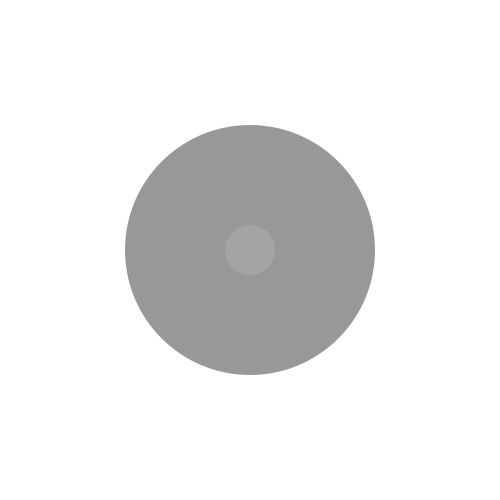
Frame 1 (no input)
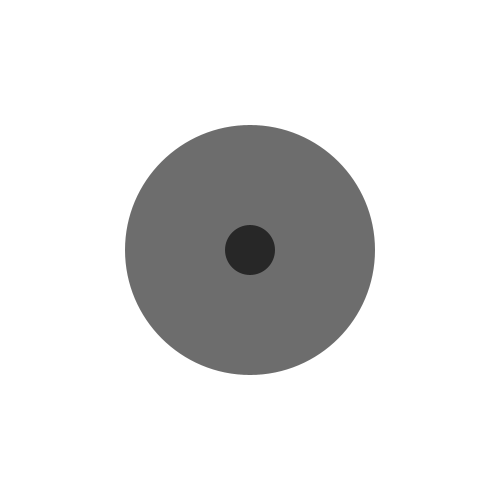
Frame 60 (the mouse pressed at the canvas centre just before this capture)
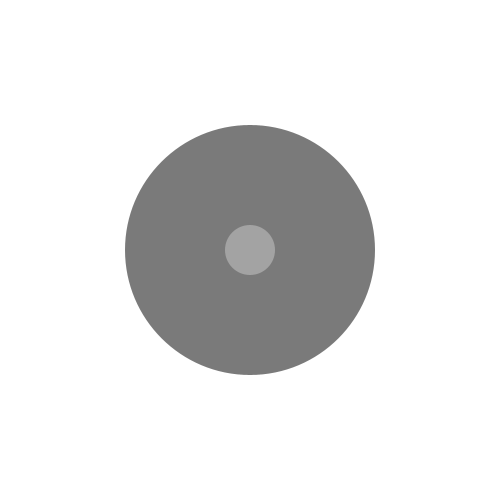
Frame 120 (the mouse held since frame 60 and released just before this capture)

The Processing sketch that drew these frames (run headless with seeded random() and noise(); from frame 60 on, the mouse is pressed at the canvas centre):

// Processing sketch: sketch_05
// ── sketch_05.pde
// Code + Math - Spring 2014
// Example 5 - Noise vs. Random (Color

void setup() {
  size( 500, 500 );
  noStroke();
}

void draw() {
  background(255);


  /*
  Noise is a sort of controlled random value. Instead of being totally
  random, it bases the current random value on the previous.
  This gives us smooth transitions between values, but in a random way.
  Noise is similar to sin and cos in that it will return a different
  value based on the number you put in the parentheses. Instead of
  being from -1 to 1, the number is from 0 to 1.
  Here we are just getting a value based on the time (always changing)
  and multiplying it by 255 in order to get a color.
  */
  float grey = noise( millis() * 0.0005 ) * 255;
  fill( grey );
  ellipse( width/2, height/2, 250, 250 );

  // Draw another circle where the color is based on purely random
  // values. It looks crazy.
  float randomGrey = random( 255 );
  fill( randomGrey );
  ellipse( width/2, height/2, 50, 50 );

}
